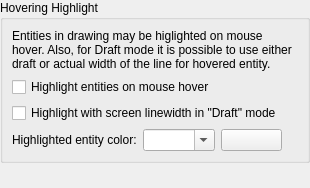
<?xml version="1.0" encoding="UTF-8"?>
<ui version="4.0">
 <class>LC_SettingsPagePreviewHighlight</class>
 <widget class="QWidget" name="LC_SettingsPagePreviewHighlight">
  <property name="geometry">
   <rect>
    <x>0</x>
    <y>0</y>
    <width>310</width>
    <height>188</height>
   </rect>
  </property>
  <layout class="QGridLayout" name="gridLayout_main">
   <property name="leftMargin">
    <number>0</number>
   </property>
   <property name="topMargin">
    <number>0</number>
   </property>
   <property name="rightMargin">
    <number>0</number>
   </property>
   <property name="bottomMargin">
    <number>0</number>
   </property>
   <item row="0" column="0">
    <widget class="QGroupBox" name="gbGVHighlight">
     <property name="title">
      <string>Hovering Highlight</string>
     </property>
     <layout class="QGridLayout" name="gridLayout_hi">
      <item row="2" column="0" colspan="3">
       <widget class="QCheckBox" name="cbHighlightWIthLinewidthInDraft">
        <property name="sizePolicy">
         <sizepolicy hsizetype="Preferred" vsizetype="Preferred">
          <horstretch>0</horstretch>
          <verstretch>0</verstretch>
         </sizepolicy>
        </property>
        <property name="toolTip">
         <string>Hover in Draft Mode

If selected, entity will be highlighted in &quot;Draft&quot; mode using entity's linewidth instead of 1px.</string>
        </property>
        <property name="text">
         <string>Highlight with screen linewidth in &quot;Draft&quot; mode</string>
        </property>
       </widget>
      </item>
      <item row="3" column="3">
       <spacer name="horizontalSpacer">
        <property name="orientation">
         <enum>Qt::Orientation::Horizontal</enum>
        </property>
        <property name="sizeHint" stdset="0">
         <size>
          <width>0</width>
          <height>20</height>
         </size>
        </property>
       </spacer>
      </item>
      <item row="3" column="0">
       <widget class="QLabel" name="lHighlightedColor">
        <property name="text">
         <string>Highlighted entity color:</string>
        </property>
        <property name="buddy">
         <cstring>cbHighlightedColor</cstring>
        </property>
       </widget>
      </item>
      <item row="3" column="1">
       <widget class="LC_ContentAdjustableComboBox" name="cbHighlightedColor">
        <property name="toolTip">
         <string>Highlight Color

Color for highlighted entities.</string>
        </property>
        <property name="editable">
         <bool>true</bool>
        </property>
       </widget>
      </item>
      <item row="3" column="2">
       <widget class="LC_ColorButton" name="pb_highlighted">
        <property name="toolTip">
         <string>Highlighted

Click to select color.</string>
        </property>
       </widget>
      </item>
      <item row="1" column="0" colspan="3">
       <widget class="QCheckBox" name="cbVisualizeHovering">
        <property name="sizePolicy">
         <sizepolicy hsizetype="Preferred" vsizetype="Preferred">
          <horstretch>0</horstretch>
          <verstretch>0</verstretch>
         </sizepolicy>
        </property>
        <property name="toolTip">
         <string>Entity Hover

If selected, visualize the entity under the mouse cursor.</string>
        </property>
        <property name="text">
         <string>Highlight entities on mouse hover</string>
        </property>
       </widget>
      </item>
      <item row="0" column="0" colspan="4">
       <widget class="QLabel" name="label">
        <property name="text">
         <string>Entities in drawing may be higlighted on mouse hover. Also, for Draft mode it is possible to use either draft or actual width of the line for hovered entity.</string>
        </property>
        <property name="wordWrap">
         <bool>true</bool>
        </property>
       </widget>
      </item>
     </layout>
    </widget>
   </item>
   <item row="1" column="0">
    <spacer name="verticalSpacer">
     <property name="orientation">
      <enum>Qt::Orientation::Vertical</enum>
     </property>
     <property name="sizeHint" stdset="0">
      <size>
       <width>0</width>
       <height>0</height>
      </size>
     </property>
    </spacer>
   </item>
  </layout>
 </widget>
 <customwidgets>
  <customwidget>
   <class>LC_ColorButton</class>
   <extends>QPushButton</extends>
   <header>lc_color_button.h</header>
  </customwidget>
         <customwidget>
             <class>LC_ContentAdjustableComboBox</class>
             <extends>QComboBox</extends>
             <header location="global">lc_content_adjustable_combo_box.h</header>
         </customwidget>
 </customwidgets>
 <resources/>
 <connections/>
</ui>
